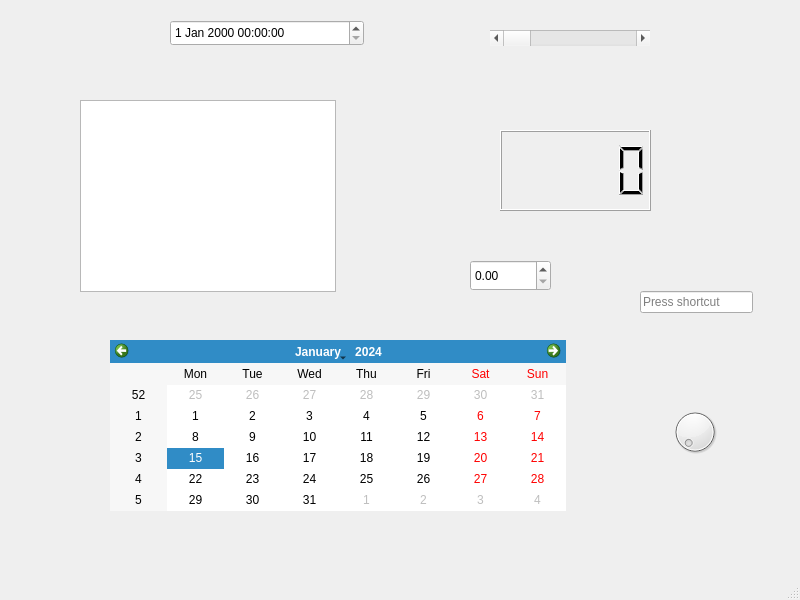
<?xml version="1.0" encoding="UTF-8"?>
<ui version="4.0">
 <class>MainWindow</class>
 <widget class="QMainWindow" name="MainWindow">
  <property name="geometry">
   <rect>
    <x>0</x>
    <y>0</y>
    <width>800</width>
    <height>600</height>
   </rect>
  </property>
  <property name="windowTitle">
   <string>MainWindow</string>
  </property>
  <widget class="QWidget" name="centralwidget">
   <widget class="QTreeView" name="treeView">
    <property name="geometry">
     <rect>
      <x>80</x>
      <y>100</y>
      <width>256</width>
      <height>192</height>
     </rect>
    </property>
   </widget>
   <widget class="QCalendarWidget" name="calendarWidget">
    <property name="geometry">
     <rect>
      <x>110</x>
      <y>340</y>
      <width>456</width>
      <height>171</height>
     </rect>
    </property>
   </widget>
   <widget class="QLCDNumber" name="lcdNumber">
    <property name="geometry">
     <rect>
      <x>500</x>
      <y>130</y>
      <width>151</width>
      <height>81</height>
     </rect>
    </property>
   </widget>
   <widget class="QDial" name="dial">
    <property name="geometry">
     <rect>
      <x>670</x>
      <y>400</y>
      <width>50</width>
      <height>64</height>
     </rect>
    </property>
   </widget>
   <widget class="QScrollBar" name="horizontalScrollBar">
    <property name="geometry">
     <rect>
      <x>490</x>
      <y>30</y>
      <width>160</width>
      <height>16</height>
     </rect>
    </property>
    <property name="orientation">
     <enum>Qt::Horizontal</enum>
    </property>
   </widget>
   <widget class="QKeySequenceEdit" name="keySequenceEdit">
    <property name="geometry">
     <rect>
      <x>640</x>
      <y>290</y>
      <width>113</width>
      <height>25</height>
     </rect>
    </property>
   </widget>
   <widget class="QDateTimeEdit" name="dateTimeEdit">
    <property name="geometry">
     <rect>
      <x>170</x>
      <y>20</y>
      <width>194</width>
      <height>26</height>
     </rect>
    </property>
   </widget>
   <widget class="QDoubleSpinBox" name="doubleSpinBox">
    <property name="geometry">
     <rect>
      <x>470</x>
      <y>260</y>
      <width>81</width>
      <height>31</height>
     </rect>
    </property>
   </widget>
  </widget>
  <widget class="QMenuBar" name="menubar">
   <property name="geometry">
    <rect>
     <x>0</x>
     <y>0</y>
     <width>800</width>
     <height>22</height>
    </rect>
   </property>
  </widget>
  <widget class="QStatusBar" name="statusbar"/>
 </widget>
 <resources/>
 <connections/>
</ui>
